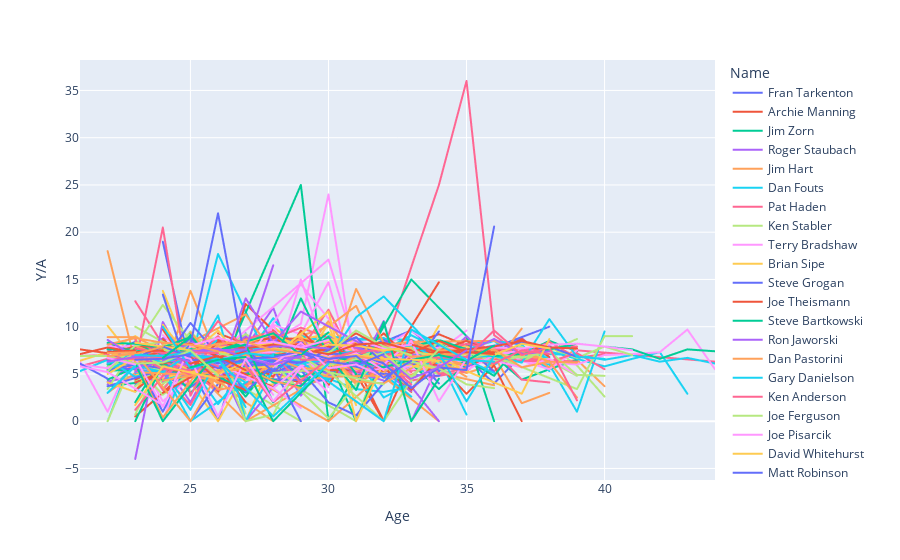

Notebook code cell kept with this figure:
### Code cell
px.line(final_passing, x = 'Age', y = 'Y/A', color = 'Name')
